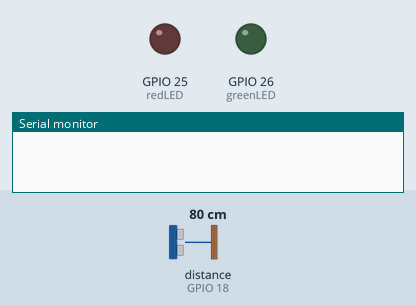
Recording of a sketch running on a simulated ESP32. On the bench: output pins drawn as LEDs (lit = HIGH), the last lines printed to the serial monitor. Wiring (inferred from the names in the program): ultrasonic range finder: trigger GPIO 5; echo GPIO 18. Inputs (shaded band) come from the test bench; at power-on: distance to the obstacle (sensor on GPIO 18) 80 cm. The echo pulse lasts 58.3 µs per cm; WiFi joins after 1.5 s; servers stay silent unless stated; pins used as bus, display or sensor lines are not drawn.

Above: at 3.0 s.
3.1 s: distance to the obstacle (sensor on GPIO 18) set to 8 cm
5.3 s: distance to the obstacle (sensor on GPIO 18) set to 5 cm
At 6.8 s:
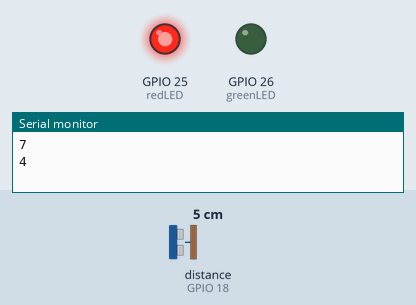
7.3 s: distance to the obstacle (sensor on GPIO 18) set to 9 cm
At 8.3 s:
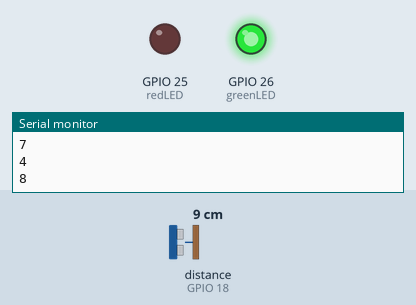
9.3 s: distance to the obstacle (sensor on GPIO 18) set to 2 cm
At 11.0 s:
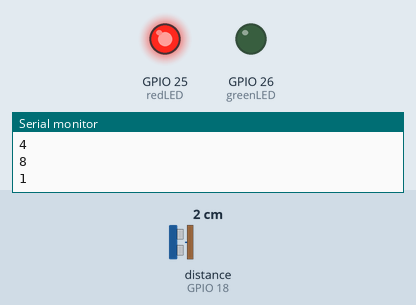
Timing chart, 0 to 12.3 s (numbered marks = the images above; inputs shaded):
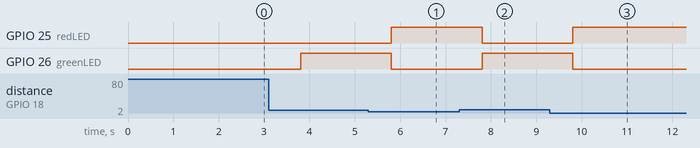

Measured:
- the behaviour switches between 7 and 6 cm on distance to the obstacle (sensor on GPIO 18) (found by bisection; images 0 and 1)
- after the input at 5.3 s, GPIO 25 (redLED): LOW → HIGH after 0.51 s; GPIO 26 (greenLED): HIGH → LOW after 0.51 s
- after the input at 7.3 s, GPIO 25 (redLED): HIGH → LOW after 0.51 s; GPIO 26 (greenLED): LOW → HIGH after 0.51 s
- after the input at 9.3 s, GPIO 25 (redLED): LOW → HIGH after 0.50 s; GPIO 26 (greenLED): HIGH → LOW after 0.50 s

The sketch:

SmartDustbin.ino
```cpp
#define BLYNK_TEMPLATE_ID "TMPL3v8e-bREA"
#define BLYNK_TEMPLATE_NAME "Quickstart Template"
#define BLYNK_AUTH_TOKEN "BbZeQCjgiwsh4BvxDivahfIlyiYVOjez"
#define BLYNK_PRINT Serial
#include <WiFi.h>
#include <WiFiClient.h>
#include <BlynkSimpleEsp32.h>

int redLED = 25;
int greenLED = 26;

int trigPin = 5;
int echoPin = 18;
int duration;
int distance;

BlynkTimer timer;

// Go to the Project Settings (nut icon).
char auth[] = BLYNK_AUTH_TOKEN;

char ssid[] = "Ssup";
char pass[] = "98787898";

void ultrasonic() {
  digitalWrite(trigPin, LOW);
  delayMicroseconds(2);
  digitalWrite(trigPin, HIGH);
  delayMicroseconds(10);
  digitalWrite(trigPin, LOW);
  duration = pulseIn(echoPin, HIGH);
  distance = duration * 0.034 / 2;
  Serial.println(distance);
  Blynk.virtualWrite(V7, distance);
  if (distance > 5) {
    digitalWrite(greenLED, HIGH);
    digitalWrite(redLED, LOW);

  } else {
    digitalWrite(redLED, HIGH);
    digitalWrite(greenLED, LOW);

    Blynk.logEvent("Dustbin Full", "Dustbin is full");
  }
}

void setup() {
  Serial.begin(115200);
  pinMode(redLED, OUTPUT);
  pinMode(greenLED, OUTPUT);

  digitalWrite(redLED, LOW);
  digitalWrite(greenLED, LOW);

  pinMode(trigPin, OUTPUT);
  pinMode(echoPin, INPUT);
  Blynk.begin(auth, ssid, pass);

  timer.setInterval(2000L, ultrasonic);
}
void loop() {
  // put your main code here, to run repeatedly:
  Blynk.run();
  timer.run();
}
```
